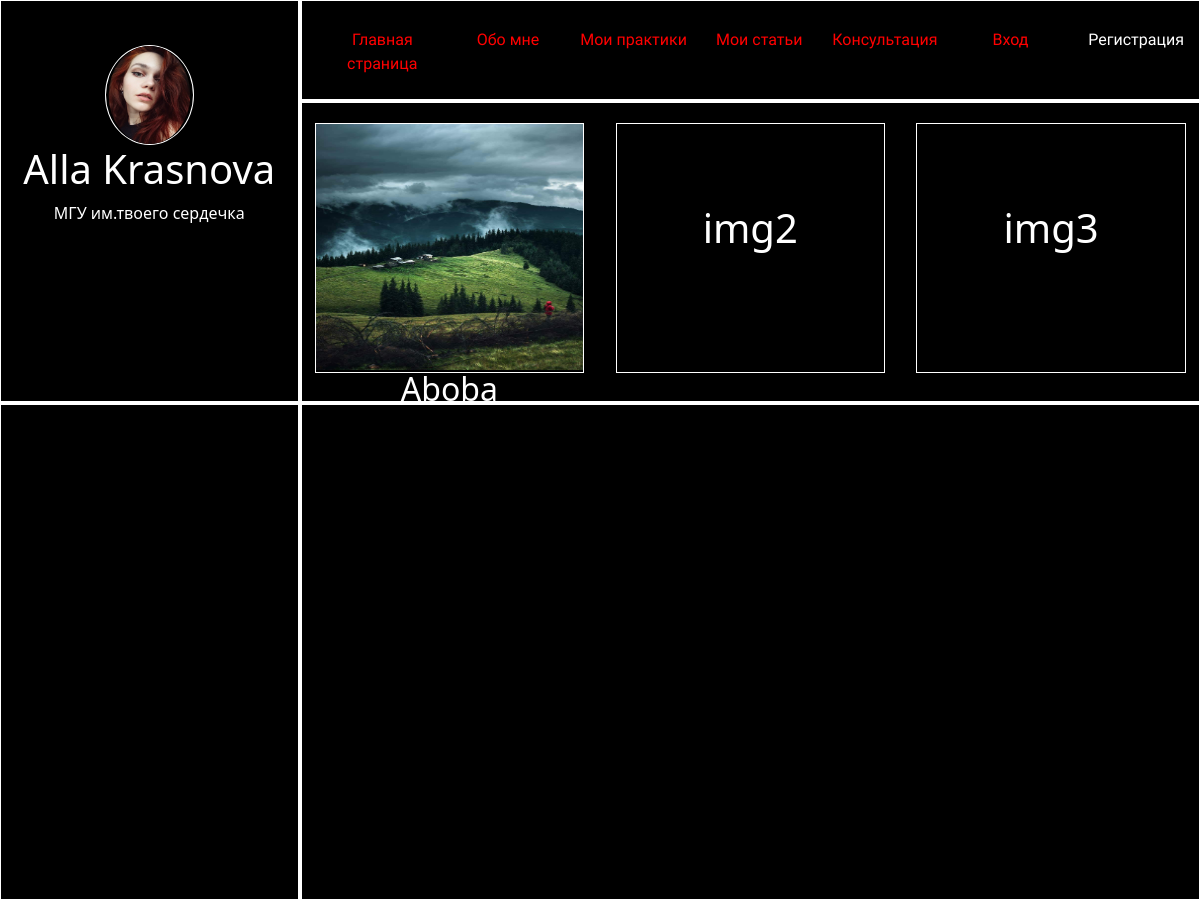
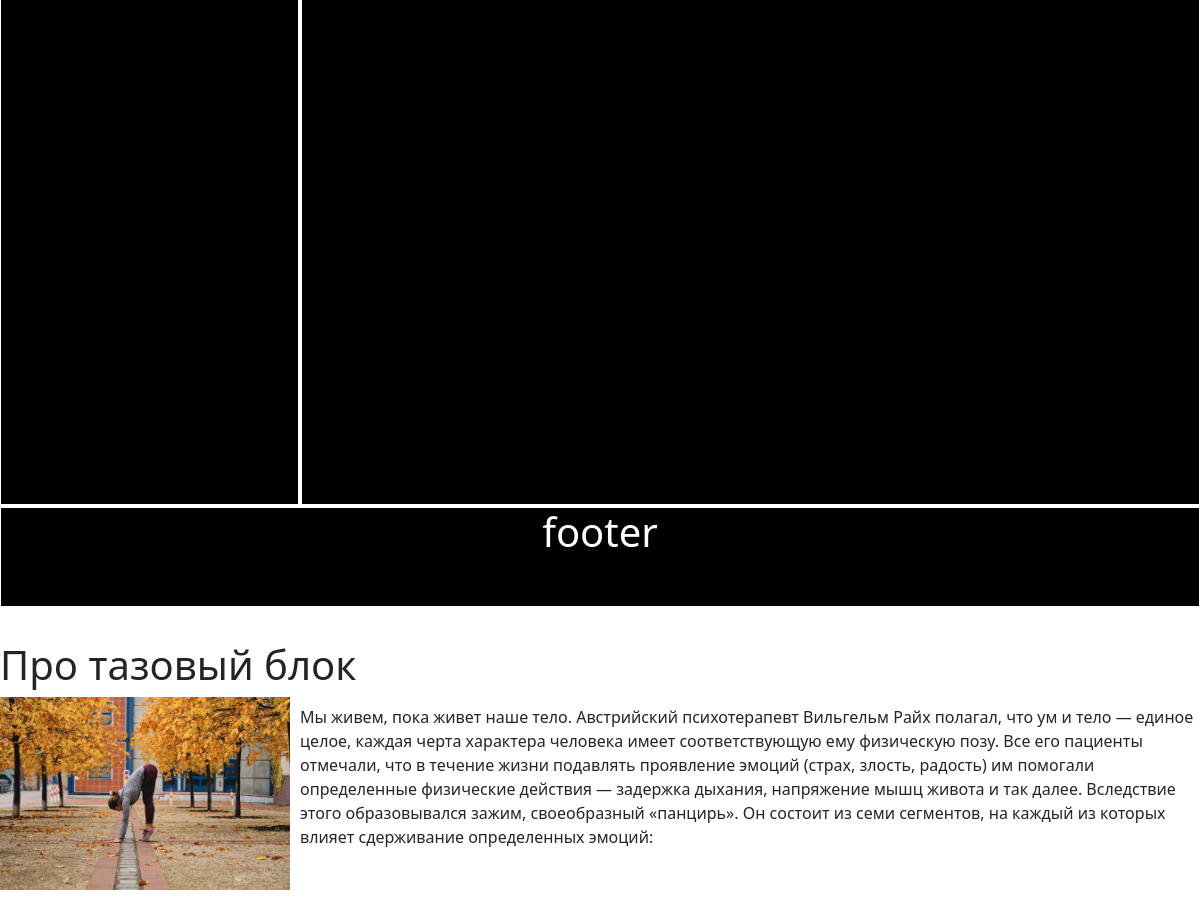
Screenshot of /post/pro-tazovyj-blok/ with the database file from the repository (2 pictures, top to bottom).
### main/models.py (models this page shows, shortened)
class Posts(models.Model):
    title = models.CharField(max_length=200, verbose_name='Название')
    slug = models.SlugField(max_length=200, unique=True, db_index=True, verbose_name='URL')
    content = models.TextField(verbose_name='Текст статьи')
    photo = models.ImageField(upload_to='archive/%Y/%m/%d', verbose_name='Фото')
    time_create = models.DateTimeField(auto_now_add=True, verbose_name='Время создания')
    time_update = models.DateTimeField(auto_now=True, verbose_name='Время изменения')
    is_published = models.BooleanField(default=True, verbose_name='Публикация')
    category = models.ForeignKey('Category', on_delete=models.PROTECT, verbose_name='Категории')
    class Meta:
        verbose_name = 'Статья'
        verbose_name_plural = 'Статьи'
        ordering = ['time_create', 'title']

### main/views.py (the view)
# urls.py: path('post/<slug:post_slug>/', show_post, name='post'),
def show_post(request, post_slug):
    post = get_object_or_404(Posts, slug=post_slug)
    context = {  # эти параметры мы передаем в html файл
        'post': post,
        'title': post.title,
    }
    return render(request, 'main/post.html', context=context)

### main/templatetags/main_tags.py (called while the page is built)
@register.inclusion_tag('main/tag/list_menu.html')
def show_menu(menu_selected=0):
    menu = [
        {'title': 'Главная страница', 'url_name': 'home_page'},
        {'title': 'Обо мне', 'url_name': 'about_me'},
        {'title': 'Мои практики', 'url_name': 'practices'},
        {'title': 'Мои статьи', 'url_name': 'articles'},
        {'title': 'Консультация', 'url_name': 'consultation'},
        {'title': 'Вход', 'url_name': 'login'},
        {'title': 'Регистрация', 'url_name': 'registration'}
    ]
    return {'menu': menu, 'menu_selected': menu_selected}

### templates/main/post.html
{% extends 'main/layout.html' %}
{% block content %}
  <h1>{{ post.title }}</h1>
  {% if post.photo %}
    <p><img class="img-article-left" src="{{ post.photo.url }}" alt="{{ post.title }}"></p>
  {% endif %}
  {{ post.content|linebreaks }}
{% endblock content %}

### templates/main/layout.html (shortened to what this page needs)
{% load static %}
{% load main_tags %}
<!doctype html>
<html lang="en">
<head>
  <link type="text/css" href="{% static 'main/css/styles.css' %}" rel="stylesheet" />
  <link href="https://cdn.jsdelivr.net/npm/bootstrap@5.2.2/dist/css/bootstrap.min.css" rel="stylesheet">
</head>
<body>
  <div class="cont">
    <header>
      {% block mainmenu %}
        {% show_menu %}
      {% endblock mainmenu %}
    </header>
    <div class="profile">
        <div class="cirkel"><img class="imA" src="{% static 'main/images/Alla.jpg' %}"></div>
        <h1>Alla Krasnova</h1>
        <p>МГУ им.твоего сердечка</p>
    </div>
    <aside style="padding-top: 45px;">
    </aside>
    <nav>
      <div class="img1" style="padding-top: 0px"><img class="im5" style="height: 6.5cm" src="{% static 'main/images/i1.jpg' %}" alt=""><h2>Aboba</h2></div>
      <div class="img2"><h1>img2</h1></div>
      <div class="img3"><h1>img3</h1></div>
      <i class="bi bi-1-circle-fill"></i>
      <img src="" alt="">
      <i class="bi bi-1-square"></i>
    </nav>
    <main>
    </main>
    <footer><h1>footer</h1></footer>
  </div>
{% block content %}
{% endblock content %}
</body>
</html>

### templates/main/tag/list_menu.html
{% for m in menu %}
	{% if not forloop.last %}
	<div class="d1">
		<li><a style="color: red" class="al" href="{% url m.url_name %}">{{m.title}}</a></li>
	</div>
	{% else %}
			<li  class="last"><a class="al" href="{% url m.url_name %}">{{m.title}}</a></li>
	{% endif %}
{% endfor %}

### main/static/main/css/styles.css (style rules this page uses)
body { background: black; }
.cont { width: 100%; display: grid; height: 1540px; margin: 0 auto; grid-template-rows: 100px 300px 1000px 100px; grid-row-gap: 2px; grid-column-gap: 2px; grid-template-columns: 1fr 1fr 1fr 1fr; grid-template-areas: "prof head head head" "prof nav nav nav" "as main main main" "foot foot foot foot"; }
header { grid-area: head; text-align: center; border: 1px solid white; font-family: 'Rubik Bubbles', cursive; padding-left: 2%; color: white; padding-top: 3%; list-style-type:none; display:grid; grid-template-rows: 1fr 1fr; grid-template-columns: 1fr 1fr 1fr 1fr 1fr 1fr 1fr; background: black; }
.al { color:white; text-decoration:none; }
.profile { grid-area:prof; text-align: center; border: 1px solid white; color: white; background: black; }
nav { grid-area: nav; display: grid; grid-template-columns: 30% 30% 30%; justify-content: space-around; grid-column-gap: 5px; padding-top: 20px; grid-template-rows: 250px; grid-template-areas: "im1 im2 im3"; border: 1px solid white; color: white; background: black; }
aside { grid-area: as; text-align:center; padding-top: 50px; border: 1px solid white; color: white; background: black; }
main { grid-area: main; text-align: center; padding-top:450px; border: 1px solid white; color: white; background: black; }
footer { grid-area:foot; text-align:center; border: 1px solid white; color: white; background: black; }
.img1 { grid-area: im1; border: 1px solid white; text-align:center; padding-top:80px; }
.img1>h2 { padding-bottom: 100px; width:100%; }
.img2 { grid-area: im2; border: 1px solid white; text-align:center; padding-top:80px; }
.im5 { width: 100%; }
.img3 { grid-area: im3; border: 1px solid white; text-align:center; padding-top:80px; }
.cirkel { width: 30%; margin-left: 35%; margin-top: 15%; height: 100px; border-radius: 100%; border: 1px solid white; }
.imA { width: 100%; height: 100%; border-radius:100%; padding-left:3%; padding-right:3%; }
html, body { font-family: 'Arial'; margin: 0; padding: 0; height: 100%; width: 100%; color: #444; }
a { color: #0059b2; text-decoration: none; }
img { max-width: 600px; height: auto; }
img.img-article-left { max-width: 300px; height: auto; float: left; padding: 0 10px 10px 0; }

### rows the page displays
Posts: title "Про тазовый блок", photo (picture), content "Мы живем, пока живет наше тело. Австрийский психотерапевт Вильгельм Райх полагал, что ум и тело — единое целое, каждая черта характера человека имеет соответствующую ему физическую позу. Все его пациенты отмечали, что в течение жизни подавлять проявление эмоций (страх, злость, радость) им помогали определенные физические действия — задержка дыхания, напряжение мышц живота и так далее. Вследствие этого образовывался зажим, своеобразный «панцирь». Он состоит из семи сегментов, на каждый из которых влияет сдерживание определенных эмоций:"

### other values shown
{{ m.title }} "Главная страница" "Обо мне" "Мои практики" "Мои статьи" "Консультация" "Вход"
{{ m.title }} "Регистрация"
